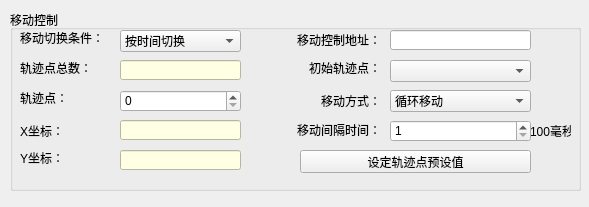
<?xml version="1.0" encoding="UTF-8"?>
<ui version="4.0">
 <class>ScatterWidget</class>
 <widget class="QWidget" name="ScatterWidget">
  <property name="geometry">
   <rect>
    <x>0</x>
    <y>0</y>
    <width>589</width>
    <height>207</height>
   </rect>
  </property>
  <property name="windowTitle">
   <string>Form</string>
  </property>
  <widget class="QGroupBox" name="groupBox_3">
   <property name="geometry">
    <rect>
     <x>10</x>
     <y>10</y>
     <width>571</width>
     <height>181</height>
    </rect>
   </property>
   <property name="title">
    <string>移动控制</string>
   </property>
   <widget class="QLabel" name="m_MoveCondtionlabel">
    <property name="geometry">
     <rect>
      <x>10</x>
      <y>20</y>
      <width>91</width>
      <height>16</height>
     </rect>
    </property>
    <property name="text">
     <string>移动切换条件：</string>
    </property>
   </widget>
   <widget class="QComboBox" name="m_MoveCondtionCmBox">
    <property name="geometry">
     <rect>
      <x>110</x>
      <y>20</y>
      <width>121</width>
      <height>22</height>
     </rect>
    </property>
    <item>
     <property name="text">
      <string>按时间切换</string>
     </property>
    </item>
    <item>
     <property name="text">
      <string>按预设值切换</string>
     </property>
    </item>
   </widget>
   <widget class="QLabel" name="m_LocusTotallabel">
    <property name="geometry">
     <rect>
      <x>10</x>
      <y>50</y>
      <width>101</width>
      <height>16</height>
     </rect>
    </property>
    <property name="text">
     <string>轨迹点总数：</string>
    </property>
   </widget>
   <widget class="QLineEdit" name="m_LocusTotallineEdit">
    <property name="geometry">
     <rect>
      <x>110</x>
      <y>50</y>
      <width>121</width>
      <height>20</height>
     </rect>
    </property>
    <property name="styleSheet">
     <string notr="true">background-color: rgb(255, 255, 228);</string>
    </property>
    <property name="readOnly">
     <bool>true</bool>
    </property>
   </widget>
   <widget class="QLineEdit" name="m_MoveAddrlineEdit">
    <property name="geometry">
     <rect>
      <x>380</x>
      <y>20</y>
      <width>141</width>
      <height>20</height>
     </rect>
    </property>
   </widget>
   <widget class="QPushButton" name="m_MoveCtrlAddressEntryBtn">
    <property name="geometry">
     <rect>
      <x>523</x>
      <y>20</y>
      <width>16</width>
      <height>21</height>
     </rect>
    </property>
    <property name="focusPolicy">
     <enum>Qt::NoFocus</enum>
    </property>
    <property name="text">
     <string/>
    </property>
    <property name="icon">
     <iconset resource="../../../resourse.qrc">
      <normaloff>:/addressintput/images/address.bmp</normaloff>:/addressintput/images/address.bmp</iconset>
    </property>
    <property name="autoRepeat">
     <bool>false</bool>
    </property>
    <property name="autoDefault">
     <bool>true</bool>
    </property>
    <property name="flat">
     <bool>true</bool>
    </property>
   </widget>
   <widget class="QLabel" name="m_MoveAddrlabel">
    <property name="geometry">
     <rect>
      <x>260</x>
      <y>20</y>
      <width>111</width>
      <height>20</height>
     </rect>
    </property>
    <property name="text">
     <string>移动控制地址：</string>
    </property>
    <property name="alignment">
     <set>Qt::AlignRight|Qt::AlignTrailing|Qt::AlignVCenter</set>
    </property>
   </widget>
   <widget class="QSpinBox" name="m_TrackspBox">
    <property name="geometry">
     <rect>
      <x>110</x>
      <y>80</y>
      <width>121</width>
      <height>22</height>
     </rect>
    </property>
   </widget>
   <widget class="QLabel" name="label_15">
    <property name="geometry">
     <rect>
      <x>10</x>
      <y>140</y>
      <width>71</width>
      <height>16</height>
     </rect>
    </property>
    <property name="text">
     <string>Y坐标：</string>
    </property>
   </widget>
   <widget class="QLabel" name="label_13">
    <property name="geometry">
     <rect>
      <x>10</x>
      <y>80</y>
      <width>91</width>
      <height>16</height>
     </rect>
    </property>
    <property name="text">
     <string>轨迹点：</string>
    </property>
   </widget>
   <widget class="QLabel" name="label_14">
    <property name="geometry">
     <rect>
      <x>10</x>
      <y>110</y>
      <width>91</width>
      <height>21</height>
     </rect>
    </property>
    <property name="text">
     <string>X坐标：</string>
    </property>
   </widget>
   <widget class="QLabel" name="m_MoveTimelabel">
    <property name="geometry">
     <rect>
      <x>250</x>
      <y>110</y>
      <width>121</width>
      <height>20</height>
     </rect>
    </property>
    <property name="text">
     <string>移动间隔时间：</string>
    </property>
    <property name="alignment">
     <set>Qt::AlignRight|Qt::AlignTrailing|Qt::AlignVCenter</set>
    </property>
   </widget>
   <widget class="QSpinBox" name="m_MoveTimeSpBox">
    <property name="geometry">
     <rect>
      <x>380</x>
      <y>110</y>
      <width>141</width>
      <height>22</height>
     </rect>
    </property>
    <property name="minimum">
     <number>1</number>
    </property>
    <property name="maximum">
     <number>100</number>
    </property>
   </widget>
   <widget class="QLabel" name="m_Startlabel">
    <property name="geometry">
     <rect>
      <x>280</x>
      <y>50</y>
      <width>91</width>
      <height>16</height>
     </rect>
    </property>
    <property name="text">
     <string>初始轨迹点：</string>
    </property>
    <property name="alignment">
     <set>Qt::AlignRight|Qt::AlignTrailing|Qt::AlignVCenter</set>
    </property>
   </widget>
   <widget class="QComboBox" name="m_StartCmBox">
    <property name="geometry">
     <rect>
      <x>380</x>
      <y>50</y>
      <width>141</width>
      <height>22</height>
     </rect>
    </property>
   </widget>
   <widget class="QLineEdit" name="m_xTracklineEdit">
    <property name="geometry">
     <rect>
      <x>110</x>
      <y>110</y>
      <width>121</width>
      <height>20</height>
     </rect>
    </property>
    <property name="styleSheet">
     <string notr="true">background-color: rgb(255, 255, 228);</string>
    </property>
    <property name="readOnly">
     <bool>true</bool>
    </property>
   </widget>
   <widget class="QLineEdit" name="m_yTracklineEdit">
    <property name="geometry">
     <rect>
      <x>110</x>
      <y>140</y>
      <width>121</width>
      <height>20</height>
     </rect>
    </property>
    <property name="styleSheet">
     <string notr="true">background-color: rgb(255, 255, 228);</string>
    </property>
    <property name="readOnly">
     <bool>true</bool>
    </property>
   </widget>
   <widget class="QLabel" name="m_Movelabel">
    <property name="geometry">
     <rect>
      <x>520</x>
      <y>110</y>
      <width>41</width>
      <height>21</height>
     </rect>
    </property>
    <property name="text">
     <string>100毫秒</string>
    </property>
   </widget>
   <widget class="QLabel" name="m_moveTypelabel">
    <property name="geometry">
     <rect>
      <x>280</x>
      <y>80</y>
      <width>91</width>
      <height>21</height>
     </rect>
    </property>
    <property name="text">
     <string>移动方式：</string>
    </property>
    <property name="alignment">
     <set>Qt::AlignRight|Qt::AlignTrailing|Qt::AlignVCenter</set>
    </property>
   </widget>
   <widget class="QComboBox" name="m_moveTypecmBox">
    <property name="geometry">
     <rect>
      <x>380</x>
      <y>80</y>
      <width>141</width>
      <height>22</height>
     </rect>
    </property>
    <item>
     <property name="text">
      <string>循环移动</string>
     </property>
    </item>
    <item>
     <property name="text">
      <string>往返移动</string>
     </property>
    </item>
   </widget>
   <widget class="QPushButton" name="btn_customValue">
    <property name="geometry">
     <rect>
      <x>290</x>
      <y>140</y>
      <width>231</width>
      <height>23</height>
     </rect>
    </property>
    <property name="text">
     <string>设定轨迹点预设值</string>
    </property>
   </widget>
  </widget>
 </widget>
 <resources>
  <include location="../../../resourse.qrc"/>
 </resources>
 <connections/>
</ui>
